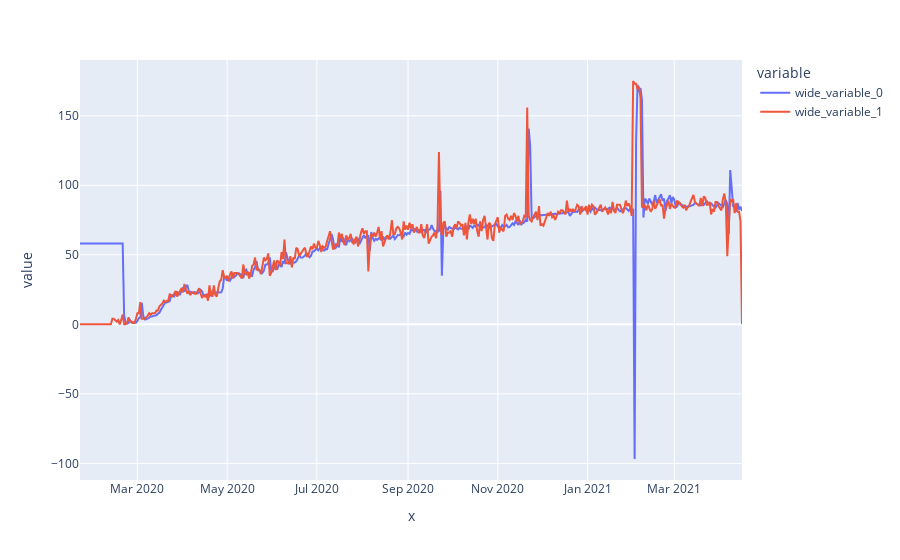

This figure's notebook cell:
### Code cell
px.line(x=df_t.date, y=[ar_list, df_t.Covid])

### Figure 1 — Plotly figure (JSON) as saved in the notebook; plotly's stock layout.template omitted (floating-point values rounded to 4 significant figures; data arrays with more than 128 entries replaced by an {"elided": "..."} marker saying what was removed)
{"data": [{"hovertemplate": "variable=wide_variable_0<br>x=%{x}<br>value=%{y}<extra></extra>", "legendgroup": "wide_variable_0", "line": {"color": "#636efa", "dash": "solid"}, "mode": "lines", "name": "wide_variable_0", "orientation": "v", "showlegend": true, "type": "scatter", "x": {"elided": "451 str values"}, "xaxis": "x", "y": {"elided": "451 float values"}, "yaxis": "y"}, {"hovertemplate": "variable=wide_variable_1<br>x=%{x}<br>value=%{y}<extra></extra>", "legendgroup": "wide_variable_1", "line": {"color": "#EF553B", "dash": "solid"}, "mode": "lines", "name": "wide_variable_1", "orientation": "v", "showlegend": true, "type": "scatter", "x": {"elided": "451 str values"}, "xaxis": "x", "y": {"elided": "451 int values"}, "yaxis": "y"}], "layout": {"autosize": true, "legend": {"title": {"text": "variable"}, "tracegroupgap": 0}, "margin": {"t": 60}, "xaxis": {"anchor": "y", "autorange": true, "domain": [0, 1], "range": ["2020-01-22", "2021-04-16"], "title": {"text": "x"}, "type": "date"}, "yaxis": {"anchor": "x", "autorange": true, "domain": [0, 1], "range": [-112.0, 190.1], "title": {"text": "value"}, "type": "linear"}}}
